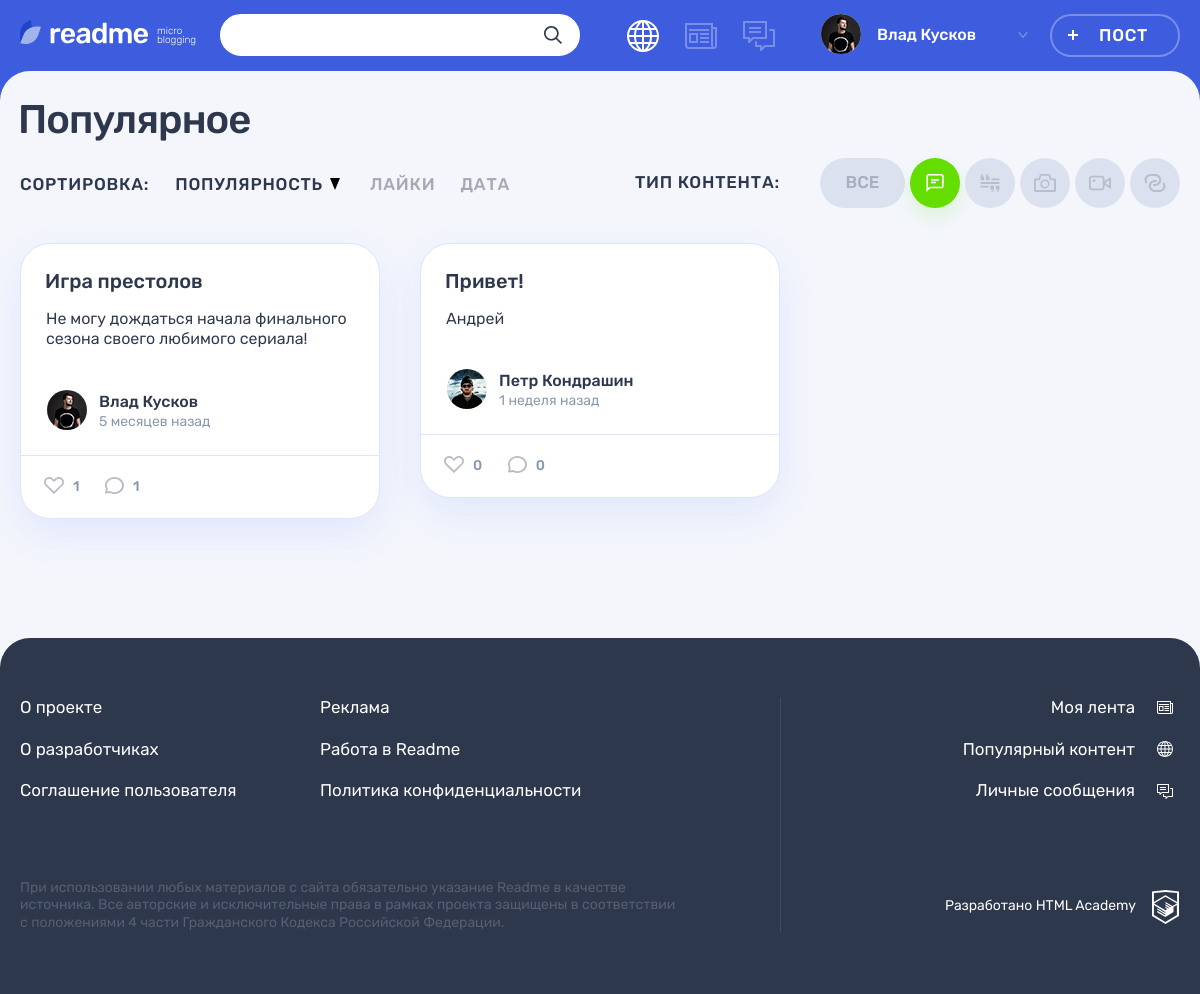
The page /popular.php?categories-id=1 (signed in) on the database its author committed.
### tables this page shows
CREATE TABLE `users` (
  `id` int(11) NOT NULL,
  `dt_add` datetime NOT NULL DEFAULT CURRENT_TIMESTAMP,
  `email` varchar(535) NOT NULL,
  `login` varchar(535) NOT NULL,
  `password` varchar(60) NOT NULL,
  `avatar_path` varchar(256) DEFAULT NULL,
  `first_name` varchar(256) NOT NULL,
  `last_name` varchar(256) NOT NULL
);

CREATE TABLE `types` (
  `id` int(11) NOT NULL,
  `type` varchar(128) NOT NULL,
  `class_name` varchar(128) NOT NULL
);

CREATE TABLE `posts` (
  `id` int(11) NOT NULL,
  `user_id` int(11) NOT NULL,
  `type_id` int(11) NOT NULL,
  `publictation_date` datetime NOT NULL DEFAULT CURRENT_TIMESTAMP,
  `title` text NOT NULL,
  `content` varchar(256) DEFAULT NULL,
  `author_quote` text,
  `img_path` varchar(128) DEFAULT NULL,
  `video_path` varchar(128) DEFAULT NULL,
  `site_path` varchar(128) DEFAULT NULL,
  `count_view` int(11) DEFAULT NULL
);

### templates/popular.php (the view, shortened to what the rows shown need)
<div class="container">
        <h1 class="page__title page__title--popular">Популярное</h1>
    </div>
    <div class="popular container">
        <div class="popular__filters-wrapper">
            <div class="popular__filters filters">
                <ul class="popular__filters-list filters__list">
                    <?php foreach ($types_content as $key => $type):?>
                    <li class="popular__filters-item filters__item">
                        <a class="filters__button filters__button--<?=$type['class_name'];?> button <?= ((int) $type['id'] === $get_id) ? 'filters__button--active' : '' ?>" href="/1247303-readme-12/popular.php?categories-id=<?=$type['id'];?>">
                            <svg class="filters__icon" width="22" height="18">
                                <use xlink:href="#icon-filter-<?=$type['class_name']; ?>"></use>
                            </svg>
                        </a>
                    </li>
                    <?php endforeach; ?>
                </ul>
            </div>
        </div>
        <div class="popular__posts">
            <?php foreach ($posts as $key => $post):?>
            <article class="popular__post post post-<?=htmlspecialchars($post['class_name']); ?>">
                <header class="post__header">
                    <a href="post.php?post-id=<?=($post['id']); ?>">
                        <h2><?=htmlspecialchars($post['title']); ?></h2>
                    </a>
                </header>
                <div class="post__main">
                <?php if($post['class_name'] === 'quote'):?>
                    <blockquote>
                        <p>
                            <?=htmlspecialchars($post['content']);?>
                        </p>
                    <cite><?=htmlspecialchars($post['author_quote']);?></cite>
                </blockquote>
                <?php elseif($post['class_name'] === 'text'):?>
                    <?=cutStr(htmlspecialchars($post['content']));?>
                <?php elseif($post['class_name'] === 'photo'):?>
                    <div class="post-photo__image-wrapper">
                        <img src="<?=htmlspecialchars($post['img_path']);?>" alt="Фото от пользователя" width="360" height="240">
                    </div>
                <?php endif ?>
                </div>
                <?php $publicationsDate = $post['publictation_date']?>
                <footer class="post__footer">
                    <div class="post__author">
                        <a class="post__author-link" href="#" title="<?=htmlspecialchars($post['first_name']. " " . $post['last_name'] ); ?>">
                            <div class="post__avatar-wrapper">
                                <img class="post__author-avatar" src="img/<?=htmlspecialchars($post['avatar_path']); ?>" alt="Аватар пользователя">
                            </div>
                            <div class="post__info">
                                <b class="post__author-name"><?=htmlspecialchars($post['first_name']. " " . $post['last_name'] ); ?></b>
                                <time class="post__time" title="<?=substr($publicationsDate, 0, -3)?>" datetime="<?=$publicationsDate?>"><?=relativeDate($publicationsDate) ?></time>
                            </div>
                        </a>
                    </div>
                    <div class="post__indicators">
                        <div class="post__buttons">
                            <a class="post__indicator post__indicator--likes button" href="#" title="Лайк">
                                <svg class="post__indicator-icon" width="20" height="17">
                                    <use xlink:href="#icon-heart"></use>
                                </svg>
                                <span><?=get_count_likes($connection, $post['id']); ?></span>
                            </a>
                            <a class="post__indicator post__indicator--comments button" href="#" title="Комментарии">
                                <svg class="post__indicator-icon" width="19" height="17">
                                    <use xlink:href="#icon-comment"></use>
                                </svg>
                                <span><?=get_count_comments($connection, $post['id']); ?></span>
                            </a>
                        </div>
                    </div>
                </footer>
            </article>
            <?php endforeach; ?>
        </div>
    </div>

### functions/template.php (shortened to what the rows shown need)
<?php
function include_template($name, array $data = [])
{
    $name = 'templates/' . $name;
    extract($data);
    require $name;
    $result = ob_get_clean();
    return $result;
}
function cutStr(string $str, int $length = 300) : string
{
    return "<p>{$str}</p>";
}

### templates/layout.php (shortened to what the rows shown need)
<!DOCTYPE html>
<html lang="ru">
<head>
    <link rel="stylesheet" href="css/main.css">
</head>
<body class="page">
<header class="header">
    <div class="header__wrapper container">
        <div class="header__nav-wrapper">
            <?php if(isset($user)): ?>
            <nav class="header__nav">
                <?php endif; ?>
                <ul class="header__user-nav">
                <?php if(isset($user)): ?>
                    <li class="header__profile">
                        <a class="header__profile-link" href="#">
                            <div class="header__avatar-wrapper">
                                <img class="header__profile-avatar" src="img/<?= $user['avatar_path'] ?>" alt="Аватар профиля">
                            </div>
                            <div class="header__profile-name">
                                <span>
                                    <?=$user['first_name'] . " " . $user['last_name']?>
                                </span>
                                <svg class="header__link-arrow" width="10" height="6">
                                    <use xlink:href="#icon-arrow-right-ad"></use>
                                </svg>
                            </div>
                        </a>
                    </li>
                    <?php endif; ?>
                </ul>
            </nav>
        </div>
    </div>
</header>
<section class="page__main page__main--<?= $main_class; ?>">
    <?= $content; ?>
</section>
</body>
</html>

### rows shown on the page
users: avatar_path (picture), first_name "Влад", last_name "Кусков"
posts: title "Игра престолов", content "Не могу дождаться начала финального сезона своего любимого сериала!", user.avatar_path (picture), user.last_name "Влад Кусков", publictation_date "5 месяцев назад", id "1"
posts: title "Привет!", content "Андрей", user.avatar_path (picture), user.last_name "Петр Кондрашин", publictation_date "1 неделя назад", id "0"

### other values the page prints
$header_user_nav "ПОСТ"
